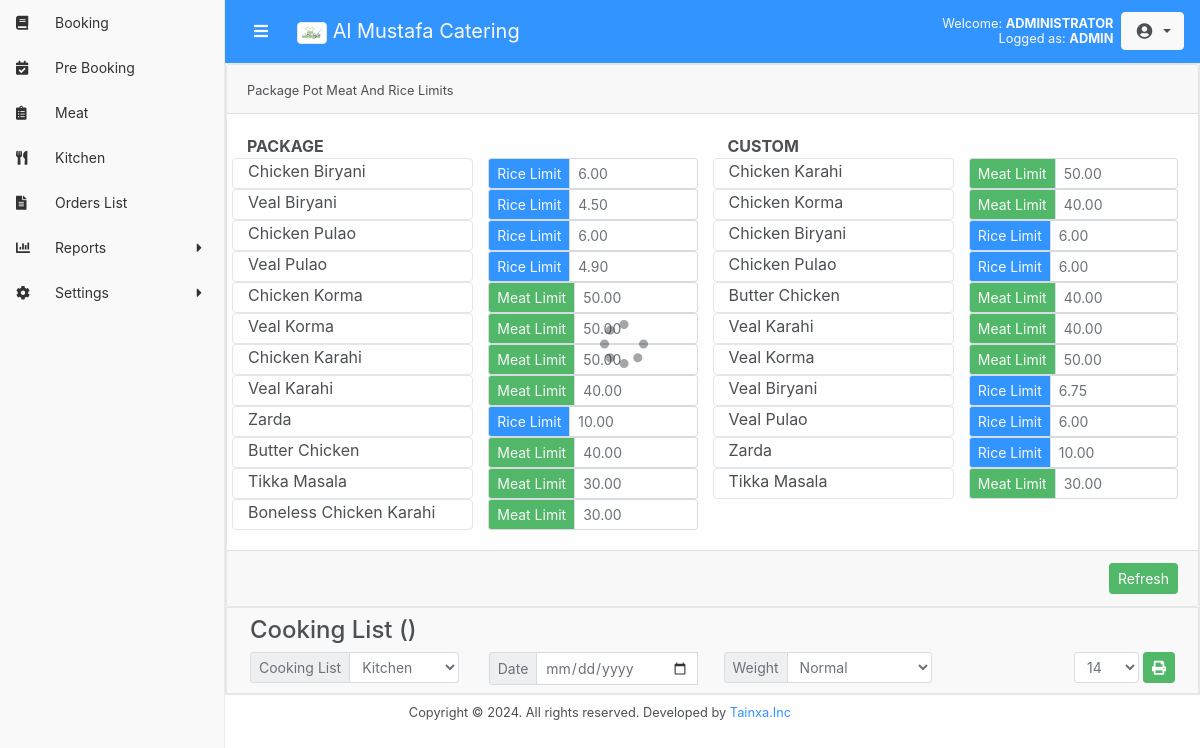
The app's page /kitchen.php (signed in), older data.
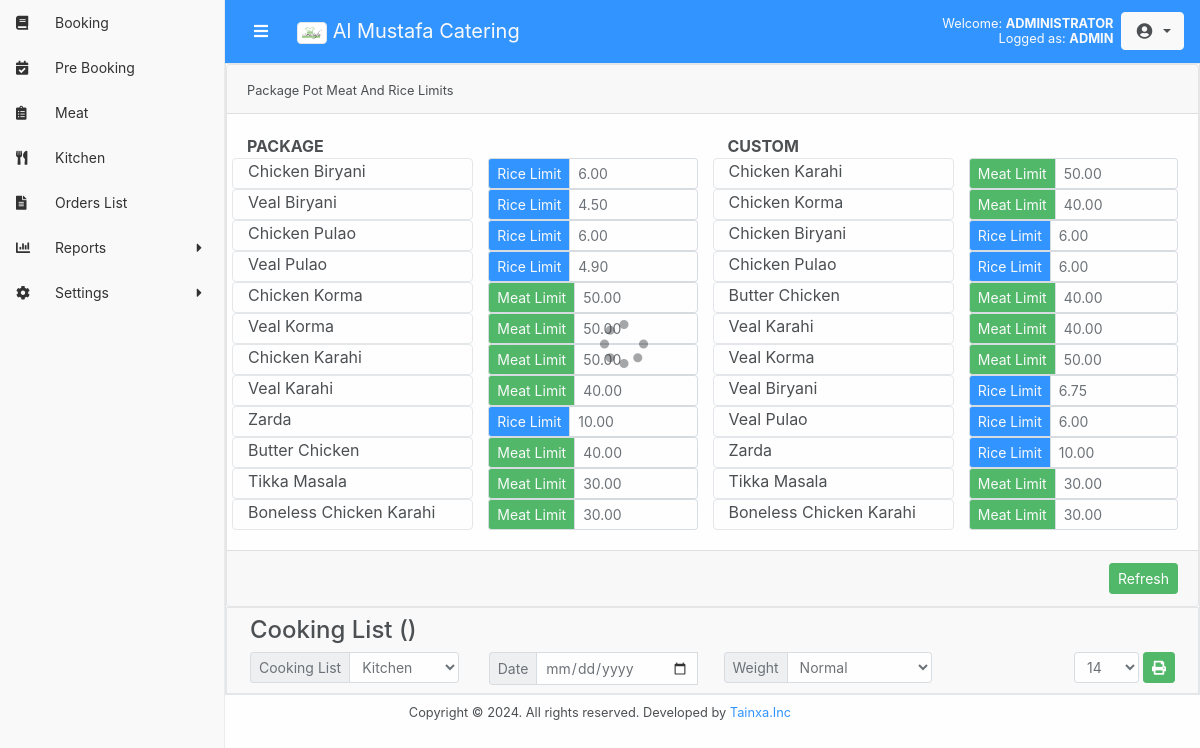
The same page, newer data.
### tables this page shows
CREATE TABLE `sidebar` (
  `id` int(10) NOT NULL,
  `name` varchar(50) DEFAULT NULL,
  `admin` tinyint(4) DEFAULT NULL,
  `operator` tinyint(4) DEFAULT NULL,
  `chef` tinyint(4) DEFAULT NULL,
  `tandoor` tinyint(4) DEFAULT NULL,
  `manager` tinyint(4) DEFAULT NULL,
  `link` varchar(50) DEFAULT NULL,
  `allow` tinyint(4) DEFAULT NULL,
  `icon` varchar(50) DEFAULT NULL,
  `submenu` tinyint(4) DEFAULT NULL,
  `super` tinyint(3) UNSIGNED NOT NULL DEFAULT 0
);

CREATE TABLE `food_package_items` (
  `id` int(11) NOT NULL,
  `name` varchar(100) NOT NULL,
  `rank` int(10) UNSIGNED DEFAULT NULL,
  `list` tinyint(4) NOT NULL DEFAULT 1,
  `food_cat_id` int(11) NOT NULL,
  `pp` tinyint(4) NOT NULL DEFAULT 0,
  `is_extra` tinyint(3) UNSIGNED DEFAULT 0,
  `reduce` decimal(10,2) DEFAULT 0.00,
  `increase` decimal(10,2) DEFAULT 0.00,
  `tspan` tinyint(3) UNSIGNED DEFAULT 4,
  `mr_cal` tinyint(3) UNSIGNED DEFAULT NULL,
  `is_meat_cal` tinyint(3) UNSIGNED DEFAULT NULL,
  `is_rice_cal` tinyint(3) UNSIGNED DEFAULT NULL,
  `rice_type` tinyint(4) DEFAULT NULL,
  `mr_limit_id` int(10) UNSIGNED DEFAULT NULL,
  `ingredient_id` int(11) DEFAULT NULL,
  `extra_price` decimal(5,2) UNSIGNED DEFAULT NULL,
  `selected` tinyint(4) DEFAULT NULL,
  `visible` tinyint(4) NOT NULL DEFAULT 1
);

CREATE TABLE `mr_limits` (
  `id` int(11) NOT NULL,
  `meat_lg` decimal(10,3) UNSIGNED DEFAULT NULL,
  `meat_md` decimal(10,3) UNSIGNED DEFAULT NULL,
  `meat_sm` decimal(10,3) UNSIGNED DEFAULT NULL,
  `rice_lg` decimal(10,3) UNSIGNED DEFAULT NULL,
  `rice_md` decimal(10,3) UNSIGNED DEFAULT NULL,
  `rice_sm` decimal(10,3) UNSIGNED DEFAULT NULL,
  `meat_limit` decimal(5,2) UNSIGNED DEFAULT NULL,
  `rice_limit` decimal(5,2) UNSIGNED DEFAULT NULL
);

CREATE TABLE `food_custom_items` (
  `id` int(11) NOT NULL,
  `name` varchar(100) NOT NULL,
  `rank` int(10) UNSIGNED DEFAULT NULL,
  `food_custom` int(11) NOT NULL,
  `sm_price` decimal(10,2) DEFAULT NULL,
  `md_price` decimal(10,2) DEFAULT NULL,
  `lg_price` decimal(10,2) DEFAULT NULL,
  `price` decimal(10,2) UNSIGNED DEFAULT NULL,
  `tspan` tinyint(3) UNSIGNED DEFAULT 4,
  `mr_cal` tinyint(3) UNSIGNED DEFAULT NULL,
  `is_meat_cal` tinyint(3) UNSIGNED DEFAULT NULL,
  `is_rice_cal` tinyint(3) UNSIGNED DEFAULT NULL,
  `rice_type` tinyint(4) DEFAULT NULL,
  `mr_limit_id` int(10) UNSIGNED DEFAULT NULL,
  `ingredient_id` int(11) DEFAULT NULL,
  `pp` tinyint(4) NOT NULL DEFAULT 0,
  `lg_min` tinyint(3) UNSIGNED DEFAULT NULL,
  `lg_max` tinyint(3) UNSIGNED DEFAULT NULL,
  `md_min` tinyint(3) UNSIGNED DEFAULT NULL,
  `md_max` tinyint(3) UNSIGNED DEFAULT NULL,
  `sm_min` tinyint(3) UNSIGNED DEFAULT NULL,
  `sm_max` tinyint(3) UNSIGNED DEFAULT NULL,
  `list` tinyint(4) NOT NULL DEFAULT 1,
  `visible` tinyint(4) NOT NULL DEFAULT 1
);

### inc/build.php (called while the page is built, shortened)
<?php
$sb = 1;
function q($qry)
{
	if ($rs = mysqli_query($GLOBALS['conn'], $qry)) {
		return $rs;
	} else {
		die("<b>Die:</b>" . $qry);
	}
}
?>

### kitchen.php (the view, shortened to what this page needs)
<?php include "inc/top.php"; ?>
<div class="container-fluid border">
	<div class="row">
		<div class="col-md-12 p-0">
			<div class="card d-print-none">
				<div class="card-header">
					<small>Package Pot Meat And Rice Limits</small>
				</div>
				<div class="card-body">
					<div class="row">
						<div class="col-lg-6 col-sm-12 rounded">
						<div class="font-weight-bold">PACKAGE</div>
							<?php $rs = q("select * from food_package_items left join mr_limits on mr_limit_id = mr_limits.id where is_meat_cal=1 or is_rice_cal=1;");
							while($r = mysqli_fetch_array($rs)){ ?>
							<div class="row">
								<div class="col border rounded text-capitalize">
									<?=$r['name']?>
								</div>
								<div class="col">
									<div class="input-group input-group-sm">
										<?php if($r['is_meat_cal']){ ?>
										<div class="input-group-prepend">
										    <span class="input-group-text bg-success text-light">Meat Limit</span>
										</div>
										<input type="number" min="0" step="any" id="meat_limit<?=$r['id']?>" value="<?=$r['meat_limit']?>" data-id="<?=$r['id']?>" data-clm="meat_limit" data-old="<?=$r['meat_limit']?>" class="mr_limit form-control">
										<?php } if($r['is_rice_cal']){ ?>
										<div class="input-group-prepend">
										    <span class="input-group-text bg-primary text-light">Rice Limit</span>
										</div>
										<input type="number" min="0" step="any" id="rice_limit<?=$r['id']?>" value="<?=$r['rice_limit']?>" data-id="<?=$r['id']?>" data-clm="rice_limit" data-old="<?=$r['rice_limit']?>" class="mr_limit form-control">
										<?php } ?>
									</div>
								</div>
							</div>
							<?php } ?>
						</div>
						<div class="col-lg-6 col-sm-12 rounded">
						<div class="font-weight-bold">CUSTOM</div>
							<?php $rs = q("select * from food_custom_items left join mr_limits on mr_limit_id = mr_limits.id where is_meat_cal=1 or is_rice_cal=1;");
							while($r = mysqli_fetch_array($rs)){ ?>
							<div class="row">
								<div class="col border rounded text-capitalize">
									<?=$r['name']?>
								</div>
								<div class="col">
									<div class="input-group input-group-sm">
										<?php if($r['is_meat_cal']){ ?>
										<div class="input-group-prepend">
										    <span class="input-group-text bg-success text-light">Meat Limit</span>
										</div>
										<input type="number" min="0" step="any" id="meat_limit<?=$r['id']?>" value="<?=$r['meat_limit']?>" data-id="<?=$r['id']?>" data-clm="meat_limit" data-old="<?=$r['meat_limit']?>" class="mr_limit form-control">
										<?php } if($r['is_rice_cal']){ ?>
										<div class="input-group-prepend">
										    <span class="input-group-text bg-primary text-light">Rice Limit</span>
										</div>
										<input type="number" min="0" step="any" id="rice_limit<?=$r['id']?>" value="<?=$r['rice_limit']?>" data-id="<?=$r['id']?>" data-clm="rice_limit" data-old="<?=$r['rice_limit']?>" class="mr_limit form-control">
										<?php } ?>
									</div>
								</div>
							</div>
							<?php } ?>
						</div>
					</div>
				</div>
				<div class="card-footer">
					<button onclick="update_and_refresh_mr_limits(this)" class="btn btn-sm btn-success float-right">Refresh</button>
				</div>
			</div>
			<div class="row bg-light border m-0 p-2">
				<div class="col-12">
					<h4 class="">Cooking List (<span id="date-selected"></span>)</h4>
				</div>
				<div class="col-lg-3 col-md-3 col-sm-12 d-print-none">
					<div class="input-group input-group-sm">
						<div class="input-group-prepend">
						    <span class="input-group-text">Cooking List</span>
						</div>
						<select name="list" id="list" class="form-control" onchange="order_list_kitchen()">
							<?php $listrs = q("select * from kitchen_list where {$type}=1");
							while($li = mysqli_fetch_array($listrs)){ ?>
							<option value="<?=$li['fun']?>"><?=$li['name']?></option>
							<?php } ?>
						</select>
					</div>
				</div>
				<div class="col-lg-3 col-md-3 col-sm-12 d-print-none">
					<div class="input-group input-group-sm">
						<div class="input-group-prepend">
						    <span class="input-group-text">Date</span>
						</div>
						<input type="date" id="delivery_time" onchange="order_list_kitchen()" class="form-control filter">
					</div>
				</div>
				<div class="col-lg-3 col-md-3 col-sm-12 d-print-none">
					<div class="input-group input-group-sm float-right mx-1">
						<div class="input-group-prepend">
							<span class="input-group-text">Weight</span>
						</div>
						<select id="weight" class="form-control" onchange="bold_font(this)">
							<option value="1">Normal</option>
						</select>
					</div>
				</div>
				<div class="col-lg-3 col-md-3 col-sm-12 d-print-none text-right">
					<button onclick="window.print()" class="btn btn-sm btn-success float-right"><i class="fa fa-print"></i></button>
					<div class="input-group input-group-sm float-right mx-1" style="width: 65px;">
						<select id="font" class="form-control" onchange="change_font_size(this)">
							<option value="14" selected="selected">14</option>
						</select>
					</div>
				</div>
			</div>
		</div>
	</div>
</div>
<?php include "inc/btm.php"; ?>

### inc/top.php (shortened to what this page needs)
<?php session_start();
$fname = $_SESSION['fname'];
include "inc/build.php";
?>
<!DOCTYPE html>
<html>
<head>
  <link rel="stylesheet" type="text/css" media="print" href="css/print.css">
  <link rel="stylesheet" href="bootstrap/css/bootstrap.css">
  <link rel="stylesheet" href="bootstrap/css/fontawesome.css">
  <link rel="stylesheet" type="text/css" href="css/common.css">
  <link rel="stylesheet" type="text/css" href="style.css">
  <link rel="stylesheet" type="text/css" href="plugin/typeahead/jquery.typeahead.min.css">
</head>
<body id="page-top" onload="ready()">
  <div id="wrapper" class="wrapper <?php if (!$sb)
    echo 'pl-0'; ?>">
    <nav class="navbar navbar-expand bg-primary static-top">
      <button class="btn btn-primary text-white order-1 order-sm-0 mr-3" onclick="sidebar_tgl_session()"
        id="sidebarToggle">
        <i class="fas fa-bars"></i>
      </button>
      <a class="navbar-brand mr-1 text-light" href="index.php">
        <img src="pics/logo.png" width="30" alt="" class="img-thumbnail">
        Al Mustafa Catering
      </a>
      <div class="row w-100 m-0 d-none d-sm-flex">
        <div class="col p-2">
          <h6 class="text-light text-nowrap mb-0 small text-right">Welcome: <span
              class="text-uppercase font-weight-bold"><?= $fname ?></span><br>Logged as: <span
              class="text-uppercase font-weight-bold"><?= $type ?></span></h6>
        </div>
      </div>
      <ul class="navbar-nav float-right">
        <li class="nav-item dropdown no-arrow">
          <a class="btn btn-light dropdown-toggle" href="#" id="userDropdown" role="button" data-toggle="dropdown"
            aria-haspopup="true" aria-expanded="false">
            <i class="fas fa-user-circle fa-fw"></i>
          </a>
        </li>
      </ul>
    </nav>
    <?php include 'sidebar.php'; ?>
    <div id="content-wrapper" class="content-wrapper">

### inc/sidebar.php (shortened to what this page needs)
<div id="sidebar-wrapper" class="d-print-none <?php if(!$sb) echo 'sidebar-toggled'; ?>">
    <aside id="sidebar">
        <ul id="sidemenu" class="sidebar-nav">
            <?php $sbrs = q("select * from sidebar where {$type}=1 and allow=1");
            while($sb = mysqli_fetch_array($sbrs)){ ?>
            <li>
                <?php if ($sb['submenu']) { ?>
                <a class="accordion-toggle collapsed toggle-switch" data-toggle="collapse" href="#<?=$sb['link']?>">
               <?php }else{ ?>
                <a href="<?=$sb['link']?>">
               <?php } ?>
                    <span class="sidebar-icon"><i class="<?=$sb['icon']?>" aria-hidden="true"></i></span>
                    <span class="sidebar-title"><?=$sb['name']?></span>
                    <?php if ($sb['submenu']) { ?>
                        <i class="fa fa-caret-right caret"></i>
                   <?php } ?>
                </a>
            </li>
           <?php } ?>
        </ul>
    </aside>
</div>

### inc/btm.php (shortened to what this page needs)
    	</div>
    </div>
<footer class="text-center small py-2 d-print-none">
	<span class="d-block">Copyright &copy; <?php echo date('Y') ?>. All rights reserved. Developed by <a href="https://tainxa.com" target="_blank">Tainxa.Inc</a></span>
</footer>
</body>
</html>

### css/common.css (style rules this page uses)
a, a:hover { text-decoration: none; }
.navbar { background-color: #eb2e35; border-color: #eb2e35; }
#wrapper { padding-top: 0px; padding-left: 0; -webkit-transition: all .5s ease; -moz-transition: all .5s ease; -o-transition: all .5s ease; transition: all .5s ease; }
@media (min-width: 992px) { #wrapper { padding-left: 225px; } }
@media (min-width: 992px) { #wrapper #sidebar-wrapper { width: 225px; } }
#sidebar-wrapper { border-right: 1px solid #e7e7e7; }
#sidebar-wrapper { z-index: 1000; position: fixed; top: 0; left: 225px; width: 0; height: 100%; margin-left: -225px; overflow-y: auto; background-color: #f8f8f8; -webkit-transition: all .5s ease; -moz-transition: all .5s ease; -o-transition: all .5s ease; transition: all .5s ease; }
#sidebar-wrapper .sidebar-nav { position: absolute; top: 0; width: 225px; font-size: 14px; margin: 0; padding: 0; list-style: none; background-color: #007BFF !important; }
.sidebar-nav>li>a>i { transition: 0.2s !important; }
#sidebar-wrapper .sidebar-nav li { text-indent: 0; line-height: 45px; }
#sidebar-wrapper .sidebar-nav li a { display: block; text-decoration: none; color: #000; }
#sidebar-wrapper .sidebar-nav li a .sidebar-icon { width: 45px; height: 45px; font-size: 14px; padding: 0 2px; display: inline-block; text-indent: 7px; margin-right: 10px; color: #000; float: left; }
#sidebar-wrapper .sidebar-nav li a .caret { position: absolute; right: 23px; top: auto; margin-top: 16px; }
.sidebar-nav li a { background: #f8f8f8; color: #000 !important; }

### style.css (style rules this page uses)
html { margin: 0 !important; padding: 0 !important; }
.container-fluid { min-height: 600px; }

Row changes from the older to the newer data that the page shows:
added food_custom_items: name "Boneless Chicken Karahi", mr_limit.meat_limit "30.00"
